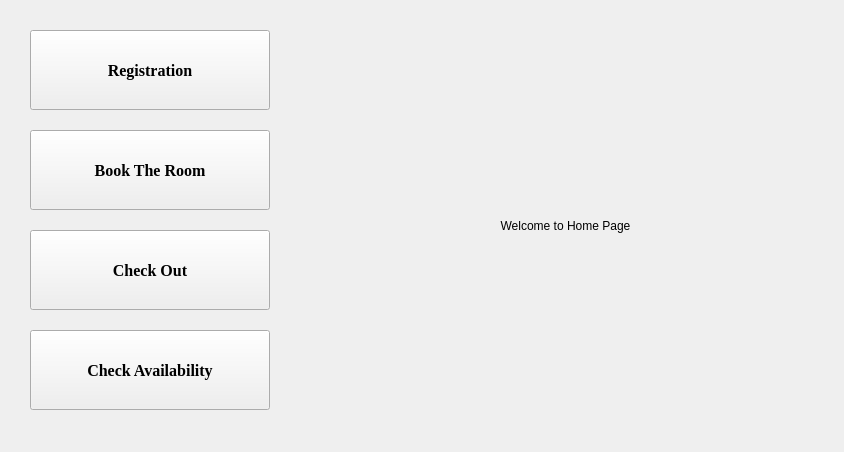
<?xml version="1.0" encoding="UTF-8"?>
<ui version="4.0">
 <class>HomePage</class>
 <widget class="QWidget" name="HomePage">
  <property name="windowModality">
   <enum>Qt::ApplicationModal</enum>
  </property>
  <property name="geometry">
   <rect>
    <x>0</x>
    <y>0</y>
    <width>844</width>
    <height>452</height>
   </rect>
  </property>
  <property name="windowTitle">
   <string>HOTEL RESERVATION SYSTEM</string>
  </property>
  <widget class="QLabel" name="label_Image">
   <property name="geometry">
    <rect>
     <x>310</x>
     <y>30</y>
     <width>511</width>
     <height>391</height>
    </rect>
   </property>
   <property name="text">
    <string>Welcome to Home Page</string>
   </property>
   <property name="alignment">
    <set>Qt::AlignCenter</set>
   </property>
  </widget>
  <widget class="QPushButton" name="pushButton_RegisterClient">
   <property name="geometry">
    <rect>
     <x>30</x>
     <y>30</y>
     <width>240</width>
     <height>80</height>
    </rect>
   </property>
   <property name="font">
    <font>
     <family>Times New Roman</family>
     <pointsize>12</pointsize>
     <bold>true</bold>
    </font>
   </property>
   <property name="text">
    <string>Registration</string>
   </property>
  </widget>
  <widget class="QPushButton" name="pushButton_BookRoom">
   <property name="geometry">
    <rect>
     <x>30</x>
     <y>130</y>
     <width>240</width>
     <height>80</height>
    </rect>
   </property>
   <property name="font">
    <font>
     <family>Times New Roman</family>
     <pointsize>12</pointsize>
     <bold>true</bold>
    </font>
   </property>
   <property name="text">
    <string>Book The Room</string>
   </property>
  </widget>
  <widget class="QPushButton" name="pushButton_CheckOut">
   <property name="geometry">
    <rect>
     <x>30</x>
     <y>230</y>
     <width>240</width>
     <height>80</height>
    </rect>
   </property>
   <property name="font">
    <font>
     <family>Times New Roman</family>
     <pointsize>12</pointsize>
     <bold>true</bold>
    </font>
   </property>
   <property name="text">
    <string>Check Out</string>
   </property>
  </widget>
  <widget class="QPushButton" name="pushButton">
   <property name="geometry">
    <rect>
     <x>30</x>
     <y>330</y>
     <width>240</width>
     <height>80</height>
    </rect>
   </property>
   <property name="font">
    <font>
     <family>Times New Roman</family>
     <pointsize>12</pointsize>
     <bold>true</bold>
    </font>
   </property>
   <property name="text">
    <string>Check Availability</string>
   </property>
  </widget>
 </widget>
 <resources/>
 <connections/>
</ui>
